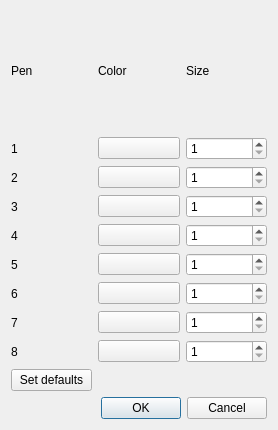
<?xml version="1.0" encoding="UTF-8"?>
<ui version="4.0">
 <class>PenDialog</class>
 <widget class="QDialog" name="PenDialog">
  <property name="geometry">
   <rect>
    <x>0</x>
    <y>0</y>
    <width>278</width>
    <height>430</height>
   </rect>
  </property>
  <property name="windowTitle">
   <string>Pen selection</string>
  </property>
  <layout class="QGridLayout" name="gridLayout">
   <item row="2" column="1">
    <widget class="QPushButton" name="color2">
     <property name="text">
      <string/>
     </property>
    </widget>
   </item>
   <item row="8" column="2">
    <widget class="QSpinBox" name="size8">
     <property name="minimum">
      <number>1</number>
     </property>
     <property name="maximum">
      <number>40</number>
     </property>
    </widget>
   </item>
   <item row="6" column="1">
    <widget class="QPushButton" name="color6">
     <property name="text">
      <string/>
     </property>
    </widget>
   </item>
   <item row="5" column="2">
    <widget class="QSpinBox" name="size5">
     <property name="minimum">
      <number>1</number>
     </property>
     <property name="maximum">
      <number>40</number>
     </property>
    </widget>
   </item>
   <item row="6" column="0">
    <widget class="QLabel" name="label_9">
     <property name="text">
      <string>6</string>
     </property>
    </widget>
   </item>
   <item row="9" column="0">
    <widget class="QPushButton" name="pushButton_9">
     <property name="text">
      <string>Set defaults</string>
     </property>
    </widget>
   </item>
   <item row="1" column="2">
    <widget class="QSpinBox" name="size1">
     <property name="minimum">
      <number>1</number>
     </property>
     <property name="maximum">
      <number>40</number>
     </property>
    </widget>
   </item>
   <item row="3" column="0">
    <widget class="QLabel" name="label_6">
     <property name="text">
      <string>3</string>
     </property>
    </widget>
   </item>
   <item row="8" column="0">
    <widget class="QLabel" name="label_11">
     <property name="text">
      <string>8</string>
     </property>
    </widget>
   </item>
   <item row="6" column="2">
    <widget class="QSpinBox" name="size6">
     <property name="minimum">
      <number>1</number>
     </property>
     <property name="maximum">
      <number>40</number>
     </property>
    </widget>
   </item>
   <item row="5" column="1">
    <widget class="QPushButton" name="color5">
     <property name="text">
      <string/>
     </property>
    </widget>
   </item>
   <item row="1" column="0">
    <widget class="QLabel" name="label_4">
     <property name="text">
      <string>1</string>
     </property>
    </widget>
   </item>
   <item row="7" column="0">
    <widget class="QLabel" name="label_10">
     <property name="text">
      <string>7</string>
     </property>
    </widget>
   </item>
   <item row="5" column="0">
    <widget class="QLabel" name="label_8">
     <property name="text">
      <string>5</string>
     </property>
    </widget>
   </item>
   <item row="4" column="1">
    <widget class="QPushButton" name="color4">
     <property name="text">
      <string/>
     </property>
    </widget>
   </item>
   <item row="4" column="2">
    <widget class="QSpinBox" name="size4">
     <property name="minimum">
      <number>1</number>
     </property>
     <property name="maximum">
      <number>40</number>
     </property>
    </widget>
   </item>
   <item row="7" column="2">
    <widget class="QSpinBox" name="size7">
     <property name="minimum">
      <number>1</number>
     </property>
     <property name="maximum">
      <number>40</number>
     </property>
    </widget>
   </item>
   <item row="1" column="1">
    <widget class="QPushButton" name="color1">
     <property name="text">
      <string/>
     </property>
    </widget>
   </item>
   <item row="0" column="1">
    <widget class="QLabel" name="label_2">
     <property name="text">
      <string>Color</string>
     </property>
    </widget>
   </item>
   <item row="0" column="0">
    <widget class="QLabel" name="label">
     <property name="text">
      <string>Pen</string>
     </property>
    </widget>
   </item>
   <item row="3" column="2">
    <widget class="QSpinBox" name="size3">
     <property name="minimum">
      <number>1</number>
     </property>
     <property name="maximum">
      <number>40</number>
     </property>
    </widget>
   </item>
   <item row="7" column="1">
    <widget class="QPushButton" name="color7">
     <property name="text">
      <string/>
     </property>
    </widget>
   </item>
   <item row="2" column="0">
    <widget class="QLabel" name="label_5">
     <property name="text">
      <string>2</string>
     </property>
    </widget>
   </item>
   <item row="2" column="2">
    <widget class="QSpinBox" name="size2">
     <property name="minimum">
      <number>1</number>
     </property>
     <property name="maximum">
      <number>40</number>
     </property>
    </widget>
   </item>
   <item row="0" column="2">
    <widget class="QLabel" name="label_3">
     <property name="text">
      <string>Size</string>
     </property>
    </widget>
   </item>
   <item row="3" column="1">
    <widget class="QPushButton" name="color3">
     <property name="text">
      <string/>
     </property>
    </widget>
   </item>
   <item row="4" column="0">
    <widget class="QLabel" name="label_7">
     <property name="text">
      <string>4</string>
     </property>
    </widget>
   </item>
   <item row="8" column="1">
    <widget class="QPushButton" name="color8">
     <property name="text">
      <string/>
     </property>
    </widget>
   </item>
   <item row="10" column="1" colspan="2">
    <widget class="QDialogButtonBox" name="buttonBox">
     <property name="orientation">
      <enum>Qt::Horizontal</enum>
     </property>
     <property name="standardButtons">
      <set>QDialogButtonBox::Cancel|QDialogButtonBox::Ok</set>
     </property>
    </widget>
   </item>
  </layout>
 </widget>
 <tabstops>
  <tabstop>color1</tabstop>
  <tabstop>size1</tabstop>
  <tabstop>color2</tabstop>
  <tabstop>size2</tabstop>
  <tabstop>color3</tabstop>
  <tabstop>size3</tabstop>
  <tabstop>color4</tabstop>
  <tabstop>size4</tabstop>
  <tabstop>color5</tabstop>
  <tabstop>size5</tabstop>
  <tabstop>color6</tabstop>
  <tabstop>size6</tabstop>
  <tabstop>color7</tabstop>
  <tabstop>size7</tabstop>
  <tabstop>color8</tabstop>
  <tabstop>size8</tabstop>
  <tabstop>pushButton_9</tabstop>
 </tabstops>
 <resources/>
 <connections>
  <connection>
   <sender>buttonBox</sender>
   <signal>accepted()</signal>
   <receiver>PenDialog</receiver>
   <slot>accept()</slot>
   <hints>
    <hint type="sourcelabel">
     <x>271</x>
     <y>404</y>
    </hint>
    <hint type="destinationlabel">
     <x>157</x>
     <y>274</y>
    </hint>
   </hints>
  </connection>
  <connection>
   <sender>buttonBox</sender>
   <signal>rejected()</signal>
   <receiver>PenDialog</receiver>
   <slot>reject()</slot>
   <hints>
    <hint type="sourcelabel">
     <x>271</x>
     <y>410</y>
    </hint>
    <hint type="destinationlabel">
     <x>277</x>
     <y>274</y>
    </hint>
   </hints>
  </connection>
  <connection>
   <sender>color1</sender>
   <signal>clicked()</signal>
   <receiver>PenDialog</receiver>
   <slot>editColor()</slot>
   <hints>
    <hint type="sourcelabel">
     <x>132</x>
     <y>44</y>
    </hint>
    <hint type="destinationlabel">
     <x>138</x>
     <y>28</y>
    </hint>
   </hints>
  </connection>
  <connection>
   <sender>color2</sender>
   <signal>clicked()</signal>
   <receiver>PenDialog</receiver>
   <slot>editColor()</slot>
   <hints>
    <hint type="sourcelabel">
     <x>159</x>
     <y>88</y>
    </hint>
    <hint type="destinationlabel">
     <x>166</x>
     <y>107</y>
    </hint>
   </hints>
  </connection>
  <connection>
   <sender>color3</sender>
   <signal>clicked()</signal>
   <receiver>PenDialog</receiver>
   <slot>editColor()</slot>
   <hints>
    <hint type="sourcelabel">
     <x>137</x>
     <y>126</y>
    </hint>
    <hint type="destinationlabel">
     <x>165</x>
     <y>148</y>
    </hint>
   </hints>
  </connection>
  <connection>
   <sender>color4</sender>
   <signal>clicked()</signal>
   <receiver>PenDialog</receiver>
   <slot>editColor()</slot>
   <hints>
    <hint type="sourcelabel">
     <x>137</x>
     <y>172</y>
    </hint>
    <hint type="destinationlabel">
     <x>164</x>
     <y>184</y>
    </hint>
   </hints>
  </connection>
  <connection>
   <sender>color5</sender>
   <signal>clicked()</signal>
   <receiver>PenDialog</receiver>
   <slot>editColor()</slot>
   <hints>
    <hint type="sourcelabel">
     <x>127</x>
     <y>203</y>
    </hint>
    <hint type="destinationlabel">
     <x>164</x>
     <y>225</y>
    </hint>
   </hints>
  </connection>
  <connection>
   <sender>color6</sender>
   <signal>clicked()</signal>
   <receiver>PenDialog</receiver>
   <slot>editColor()</slot>
   <hints>
    <hint type="sourcelabel">
     <x>140</x>
     <y>249</y>
    </hint>
    <hint type="destinationlabel">
     <x>165</x>
     <y>266</y>
    </hint>
   </hints>
  </connection>
  <connection>
   <sender>color7</sender>
   <signal>clicked()</signal>
   <receiver>PenDialog</receiver>
   <slot>editColor()</slot>
   <hints>
    <hint type="sourcelabel">
     <x>133</x>
     <y>292</y>
    </hint>
    <hint type="destinationlabel">
     <x>162</x>
     <y>306</y>
    </hint>
   </hints>
  </connection>
  <connection>
   <sender>color8</sender>
   <signal>clicked()</signal>
   <receiver>PenDialog</receiver>
   <slot>editColor()</slot>
   <hints>
    <hint type="sourcelabel">
     <x>122</x>
     <y>327</y>
    </hint>
    <hint type="destinationlabel">
     <x>164</x>
     <y>347</y>
    </hint>
   </hints>
  </connection>
  <connection>
   <sender>pushButton_9</sender>
   <signal>clicked()</signal>
   <receiver>PenDialog</receiver>
   <slot>setDefaults()</slot>
   <hints>
    <hint type="sourcelabel">
     <x>61</x>
     <y>365</y>
    </hint>
    <hint type="destinationlabel">
     <x>116</x>
     <y>371</y>
    </hint>
   </hints>
  </connection>
 </connections>
 <slots>
  <slot>editColor()</slot>
  <slot>setDefaults()</slot>
 </slots>
</ui>
